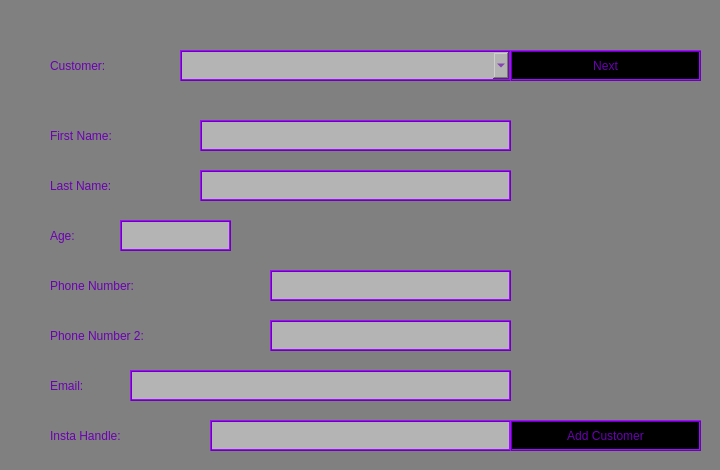
     <widget class="QWidget" name="addClientPage">
      <property name="styleSheet">
       <string notr="true">background-color: rgb(128, 128, 128);
color: rgb(108, 0, 180);
border: none;
font: 16pt &quot;Maiandra GD&quot;;</string>
      </property>
      <widget class="QLabel" name="customerLbl">
       <property name="geometry">
        <rect>
         <x>50</x>
         <y>50</y>
         <width>331</width>
         <height>31</height>
        </rect>
       </property>
       <property name="text">
        <string>Customer:</string>
       </property>
      </widget>
      <widget class="QComboBox" name="customerBox">
       <property name="geometry">
        <rect>
         <x>180</x>
         <y>50</y>
         <width>331</width>
         <height>31</height>
        </rect>
       </property>
       <property name="styleSheet">
        <string notr="true">background-color: rgb(180, 180, 180);
color: rgb(108, 0, 180);
border: 2px ridge rgb(108, 0, 180); </string>
       </property>
       <property name="currentText">
        <string/>
       </property>
       <property name="currentIndex">
        <number>-1</number>
       </property>
      </widget>
      <widget class="QPushButton" name="nextBtn1">
       <property name="geometry">
        <rect>
         <x>510</x>
         <y>50</y>
         <width>191</width>
         <height>31</height>
        </rect>
       </property>
       <property name="styleSheet">
        <string notr="true">background-color: rgb(0, 0, 0);
color: rgb(108, 0, 180);
border: 2px ridge rgb(108, 0, 180);  </string>
       </property>
       <property name="text">
        <string>Next</string>
       </property>
      </widget>
      <widget class="QFrame" name="newCustomerForm">
       <property name="enabled">
        <bool>true</bool>
       </property>
       <property name="geometry">
        <rect>
         <x>20</x>
         <y>90</y>
         <width>691</width>
         <height>371</height>
        </rect>
       </property>
       <property name="styleSheet">
        <string notr="true"/>
       </property>
       <property name="frameShape">
        <enum>QFrame::StyledPanel</enum>
       </property>
       <property name="frameShadow">
        <enum>QFrame::Raised</enum>
       </property>
       <widget class="QLabel" name="firstLbl">
        <property name="geometry">
         <rect>
          <x>30</x>
          <y>30</y>
          <width>141</width>
          <height>31</height>
         </rect>
        </property>
        <property name="text">
         <string>First Name:</string>
        </property>
       </widget>
       <widget class="QLabel" name="lastLbl">
        <property name="geometry">
         <rect>
          <x>30</x>
          <y>80</y>
          <width>131</width>
          <height>31</height>
         </rect>
        </property>
        <property name="text">
         <string>Last Name:</string>
        </property>
       </widget>
       <widget class="QLabel" name="ageLbl">
        <property name="geometry">
         <rect>
          <x>30</x>
          <y>130</y>
          <width>71</width>
          <height>31</height>
         </rect>
        </property>
        <property name="text">
         <string>Age:</string>
        </property>
       </widget>
       <widget class="QLabel" name="phoneLbl1">
        <property name="geometry">
         <rect>
          <x>30</x>
          <y>180</y>
          <width>211</width>
          <height>31</height>
         </rect>
        </property>
        <property name="text">
         <string>Phone Number:</string>
        </property>
       </widget>
       <widget class="QLabel" name="phoneLbl2">
        <property name="geometry">
         <rect>
          <x>30</x>
          <y>230</y>
          <width>211</width>
          <height>31</height>
         </rect>
        </property>
        <property name="text">
         <string>Phone Number 2:</string>
        </property>
       </widget>
       <widget class="QLabel" name="emailLbl">
        <property name="geometry">
         <rect>
          <x>30</x>
          <y>280</y>
          <width>81</width>
          <height>31</height>
         </rect>
        </property>
        <property name="text">
         <string>Email:</string>
        </property>
       </widget>
       <widget class="QLabel" name="instaLbl">
        <property name="geometry">
         <rect>
          <x>30</x>
          <y>330</y>
          <width>161</width>
          <height>31</height>
         </rect>
        </property>
        <property name="text">
         <string>Insta Handle:</string>
        </property>
       </widget>
       <widget class="QLineEdit" name="firstTxt">
        <property name="geometry">
         <rect>
          <x>180</x>
          <y>30</y>
          <width>311</width>
          <height>31</height>
         </rect>
        </property>
        <property name="styleSheet">
         <string notr="true">background-color: rgb(180, 180, 180);
color: rgb(108, 0, 180);
border: 2px ridge rgb(108, 0, 180); </string>
        </property>
       </widget>
       <widget class="QLineEdit" name="lastTxt">
        <property name="geometry">
         <rect>
          <x>180</x>
          <y>80</y>
          <width>311</width>
          <height>31</height>
         </rect>
        </property>
        <property name="styleSheet">
         <string notr="true">background-color: rgb(180, 180, 180);
color: rgb(108, 0, 180);
border: 2px ridge rgb(108, 0, 180); </string>
        </property>
       </widget>
       <widget class="QLineEdit" name="ageTxt">
        <property name="geometry">
         <rect>
          <x>100</x>
          <y>130</y>
          <width>111</width>
          <height>31</height>
         </rect>
        </property>
        <property name="styleSheet">
         <string notr="true">background-color: rgb(180, 180, 180);
color: rgb(108, 0, 180);
border: 2px ridge rgb(108, 0, 180); </string>
        </property>
       </widget>
       <widget class="QLineEdit" name="phoneTxt1">
        <property name="geometry">
         <rect>
          <x>250</x>
          <y>180</y>
          <width>241</width>
          <height>31</height>
         </rect>
        </property>
        <property name="styleSheet">
         <string notr="true">background-color: rgb(180, 180, 180);
color: rgb(108, 0, 180);
border: 2px ridge rgb(108, 0, 180); </string>
        </property>
       </widget>
       <widget class="QLineEdit" name="phoneTxt2">
        <property name="geometry">
         <rect>
          <x>250</x>
          <y>230</y>
          <width>241</width>
          <height>31</height>
         </rect>
        </property>
        <property name="styleSheet">
         <string notr="true">background-color: rgb(180, 180, 180);
color: rgb(108, 0, 180);
border: 2px ridge rgb(108, 0, 180); </string>
        </property>
       </widget>
       <widget class="QLineEdit" name="emailTxt">
        <property name="geometry">
         <rect>
          <x>110</x>
          <y>280</y>
          <width>381</width>
          <height>31</height>
         </rect>
        </property>
        <property name="styleSheet">
         <string notr="true">background-color: rgb(180, 180, 180);
color: rgb(108, 0, 180);
border: 2px ridge rgb(108, 0, 180); </string>
        </property>
       </widget>
       <widget class="QLineEdit" name="instaTxt">
        <property name="geometry">
         <rect>
          <x>190</x>
          <y>330</y>
          <width>301</width>
          <height>31</height>
         </rect>
        </property>
        <property name="styleSheet">
         <string notr="true">background-color: rgb(180, 180, 180);
color: rgb(108, 0, 180);
border: 2px ridge rgb(108, 0, 180); </string>
        </property>
       </widget>
       <widget class="QPushButton" name="nextBtn2">
        <property name="geometry">
         <rect>
          <x>490</x>
          <y>330</y>
          <width>191</width>
          <height>31</height>
         </rect>
        </property>
        <property name="styleSheet">
         <string notr="true">background-color: rgb(0, 0, 0);
color: rgb(108, 0, 180);
border: 2px ridge rgb(108, 0, 180);  </string>
        </property>
        <property name="text">
         <string>Add Customer</string>
        </property>
       </widget>
      </widget>
      <zorder>newCustomerForm</zorder>
      <zorder>customerLbl</zorder>
      <zorder>customerBox</zorder>
      <zorder>nextBtn1</zorder>
     </widget>
